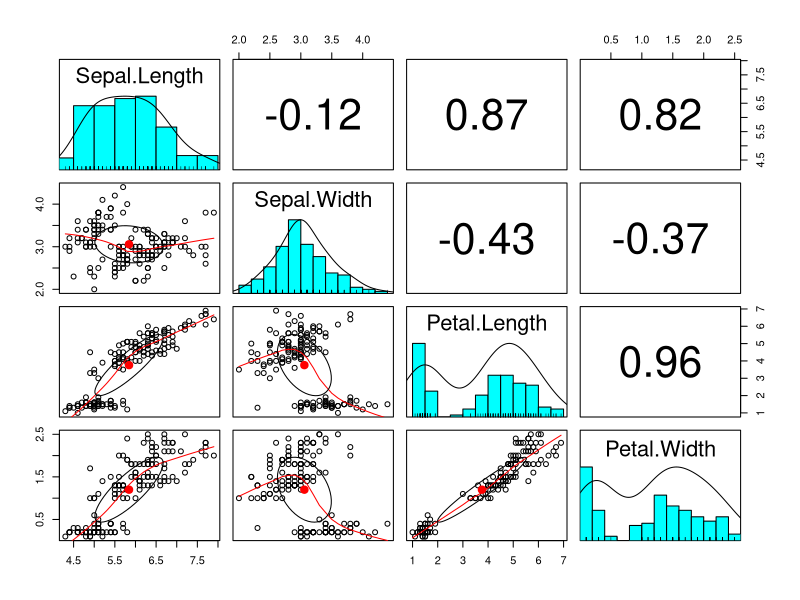
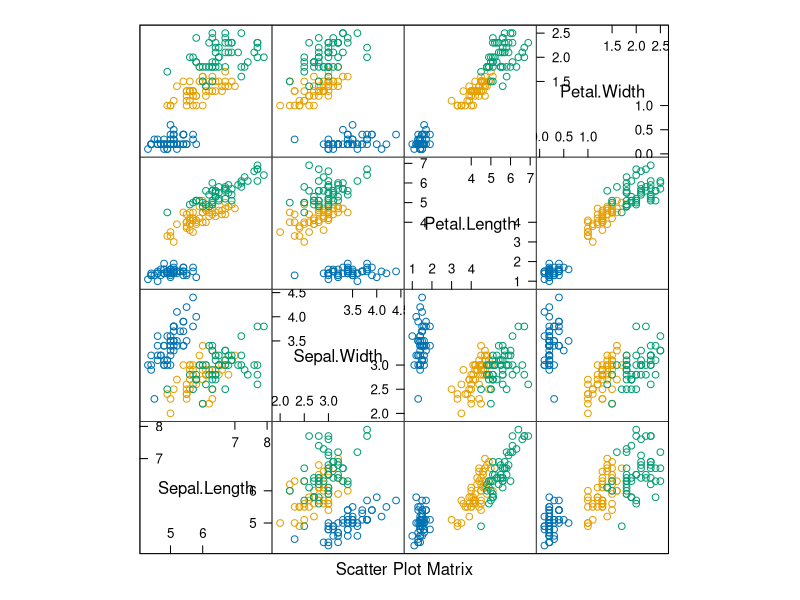
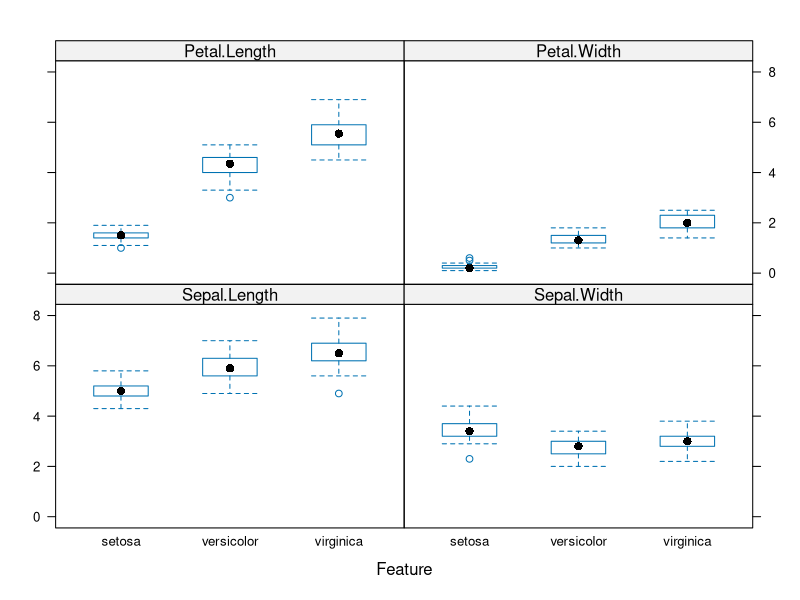
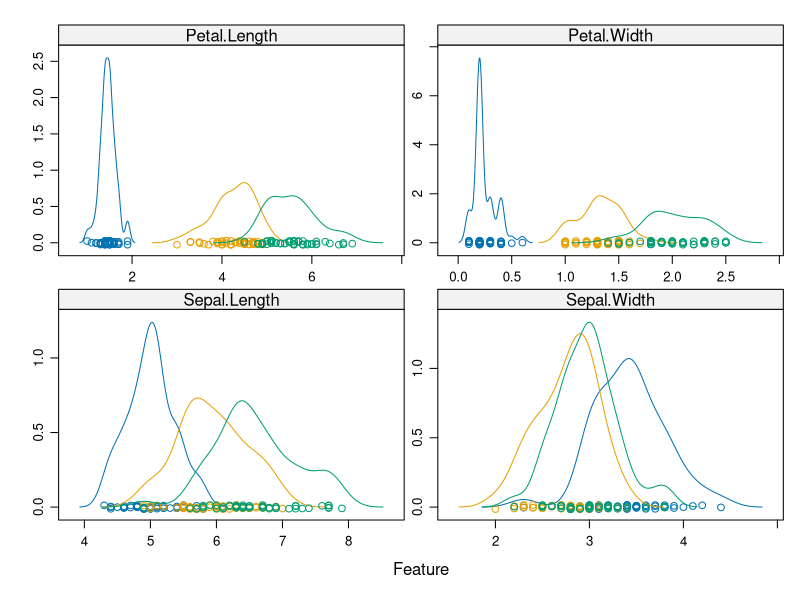
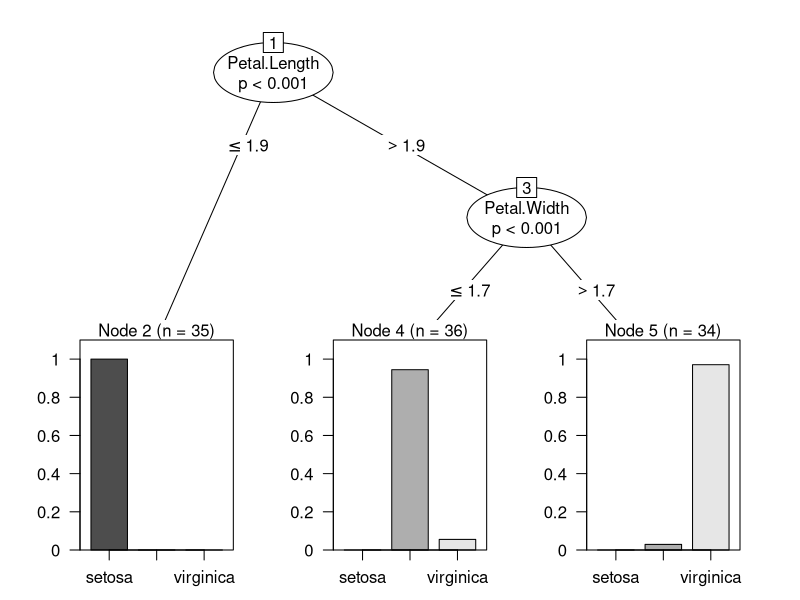
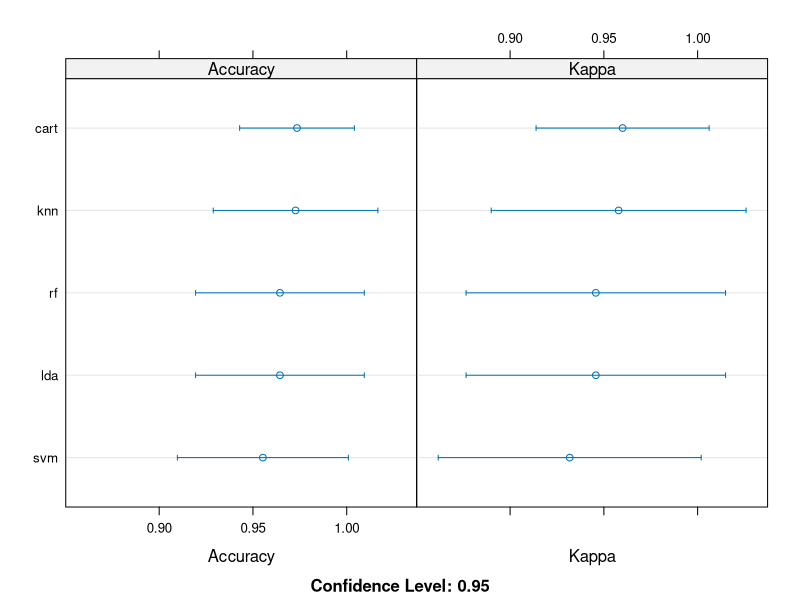

The R source for these figures, in order:
#Iris Classification Problem

library(psych)
library(tidyverse)
library(caret)
library(rpart)
library(party)
library(randomForest)
library(class)

data(iris)

#data exploration
summary(iris)



pairs.panels(iris[1:4],bg=iris$answer,pch=21)
featurePlot(x=iris[,1:4],y=iris[,5],plot="pairs")
featurePlot(x=iris[,1:4],y=iris[,5],plot="box")
scales <- list(x=list(relation="free"), y=list(relation="free"))
featurePlot(x=iris[,1:4],y=iris[,5],plot="density",scale=scales)
  
#data splitting
trainIndex = createDataPartition(iris$Species,p=0.7,times=1,list=F)
training = iris[trainIndex,]
testing = iris[-trainIndex,]

#modelling

set.seed(7)
tree = ctree(Species~.,data=training)
plot(tree)
predict_tree = predict(tree,testing)
tree_table = table(predict_tree,testing$Species)
con_tree = confusionMatrix(tree_table)


set.seed(7)
rf = randomForest(Species~.,data=training)
predict_rf = predict(rf,testing)
rf_table = table(predict_rf,testing$Species)
con_rf = confusionMatrix(rf_table)
con_rf

knn_train <- training[,1:4]
knn_test <- testing[,1:4]
knn_train_label <- training[,5]
knn_test_label <- testing[,5]
knn_model <-knn(train = knn_train,test = knn_test,cl=knn_train_label,k=21)
confusionMatrix(knn_model,knn_test_label)

# Run algorithms using 10-fold cross validation
control <- trainControl(method="cv", number=10)
metric <- "Accuracy"

set.seed(7)
fit.lda <- train(Species~., data=training, method="lda", metric=metric, trControl=control)
# b) nonlinear algorithms
# CART
set.seed(7)
fit.cart <- train(Species~., data=training, method="rpart", metric=metric, trControl=control)
# kNN
set.seed(7)
fit.knn <- train(Species~., data=training, method="knn", metric=metric, trControl=control)
# c) advanced algorithms
# SVM
set.seed(7)
fit.svm <- train(Species~., data=training, method="svmRadial", metric=metric, trControl=control)
# Random Forest
set.seed(7)
fit.rf <- train(Species~., data=training, method="rf", metric=metric, trControl=control)

# summarize accuracy of models
results <- resamples(list(lda=fit.lda, cart=fit.cart, knn=fit.knn, svm=fit.svm, rf=fit.rf))
summary(results)

dotplot(results)

predict_lda <- predict(fit.lda,testing)
confusionMatrix(predict_lda,testing$Species)


predict_tree <- predict(fit.knn,testing)
confusionMatrix(predict_tree,testing$Species)
